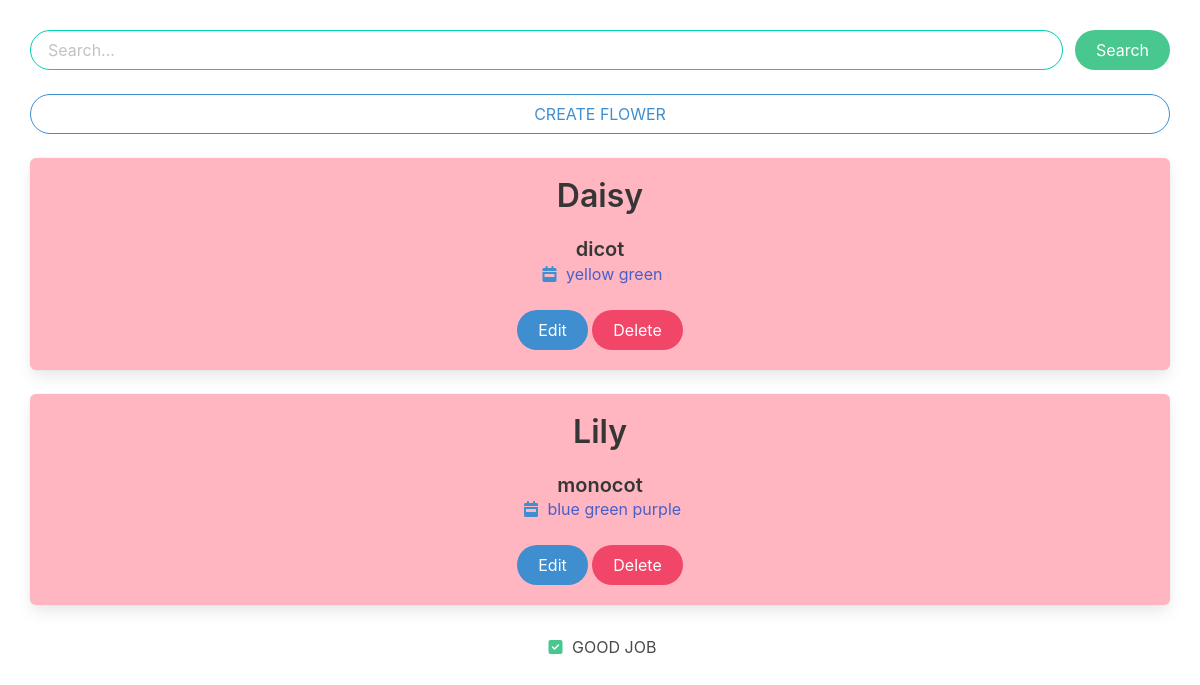
The page /tags/green on the database its author committed.
### mysite/models.py (models this page shows, shortened)
class Flowers(models.Model):
    name = models.CharField(max_length=255,default="")
    description = models.TextField(default="")
    slug = models.SlugField(blank=True, default="")
    category = models.ForeignKey(Category, null=True, on_delete=models.PROTECT)
    tag = models.ManyToManyField(Tag)

class Category(models.Model):
    title = models.CharField(max_length=255,default="")
    def __str__(self):
        return self.title

class Tag(models.Model):
    tag = models.CharField(max_length=255, default='')
    slug = models.SlugField(blank=True, default="")

### mysite/views.py (the view)
# urls.py: path('tags/<slug:slug>', views.tag, name='tag'),
def tag(request, slug=None):
    flowers = Flowers.objects.filter(tag__slug=slug)
    ctx = {"flowers":flowers}
    return render(request, 'mysite/mysite.html',ctx)

### mysite/Templates/mysite/mysite.html
{% extends 'base/base.html' %}
{% block content %}
<div class="block" style="margin: 30px;">
    <form class="block" action="/" method="get">
        <div class="field is-grouped">
            <p class="control is-expanded">
                <input id="q" name="q" value="{{ request.GET.q }}" class="input is-primary is-rounded" type="text"
                    placeholder="Search...">
            </p>
            <button class=" button is-success is-rounded" type="submit">
                Search
            </button>
        </div>
    </form>
    <div class="block">
        <a href="{% url 'create' %}" class="button is-info is-outlined is-rounded" style="width: 100%;">
             CREATE FLOWER
        </a>
    </div>
    <div class="block">
        {% for flower in flowers %}
        <div class="box" style="background-color:lightpink;">
            <div class="block">
                <a href="{% url 'detail' flower.slug %}">
                    <h1 class="title" style="text-align: center;">
                        {{ flower.name }}
                    </h1>
                    <h1 class="title is-5" style="text-align: center;">
                        {{ flower.category}}
                    </h1>
                    <p style="margin-left: auto; margin-right:auto; text-align:center;">
                        <span class="icon has-text-info">
                            <i class="fa-solid fa-calendar-week"></i>
                        </span>
                        <span class="subtitle" style="text-align: center;">
                            {% for i in flower.tag.all %}
                            <a href="{% url 'tag' i.slug %}"> {{ i.tag}} </a>
                            {% endfor %}
                        </span>
                    </p>
                </a>
            </div>
            <div class="block" style="margin-left:auto; margin-right:auto; text-align: center;">
                <span>
                   <a href="{% url 'edit' sg=flower.slug %}" class="button is-info is-rounded">
                    Edit
                   </a>
                </span>
                <span>
                    <a href="{% url 'delete' pk=flower.pk %}" class="button is-danger is-rounded">
                     Delete
                    </a>
                 </span>
            </div>
        </div>
        {% endfor %}
    </div>
</div>
{% endblock %}

### rows shown on the page
Flowers: name "Daisy", category "dicot"
Tag: tag "yellow"
Tag: tag "green"
Flowers: name "Lily", category "monocot"
Tag: tag "blue"
Tag: tag "purple"
